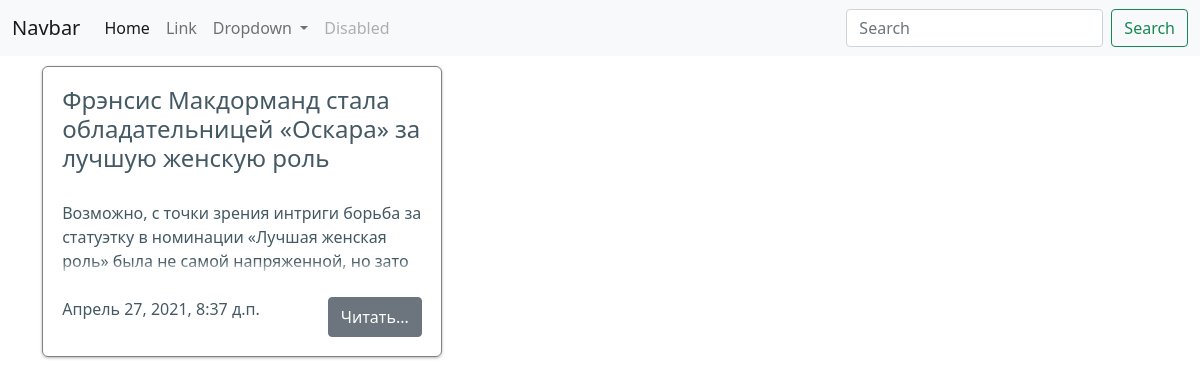
Before: / with the older database file.
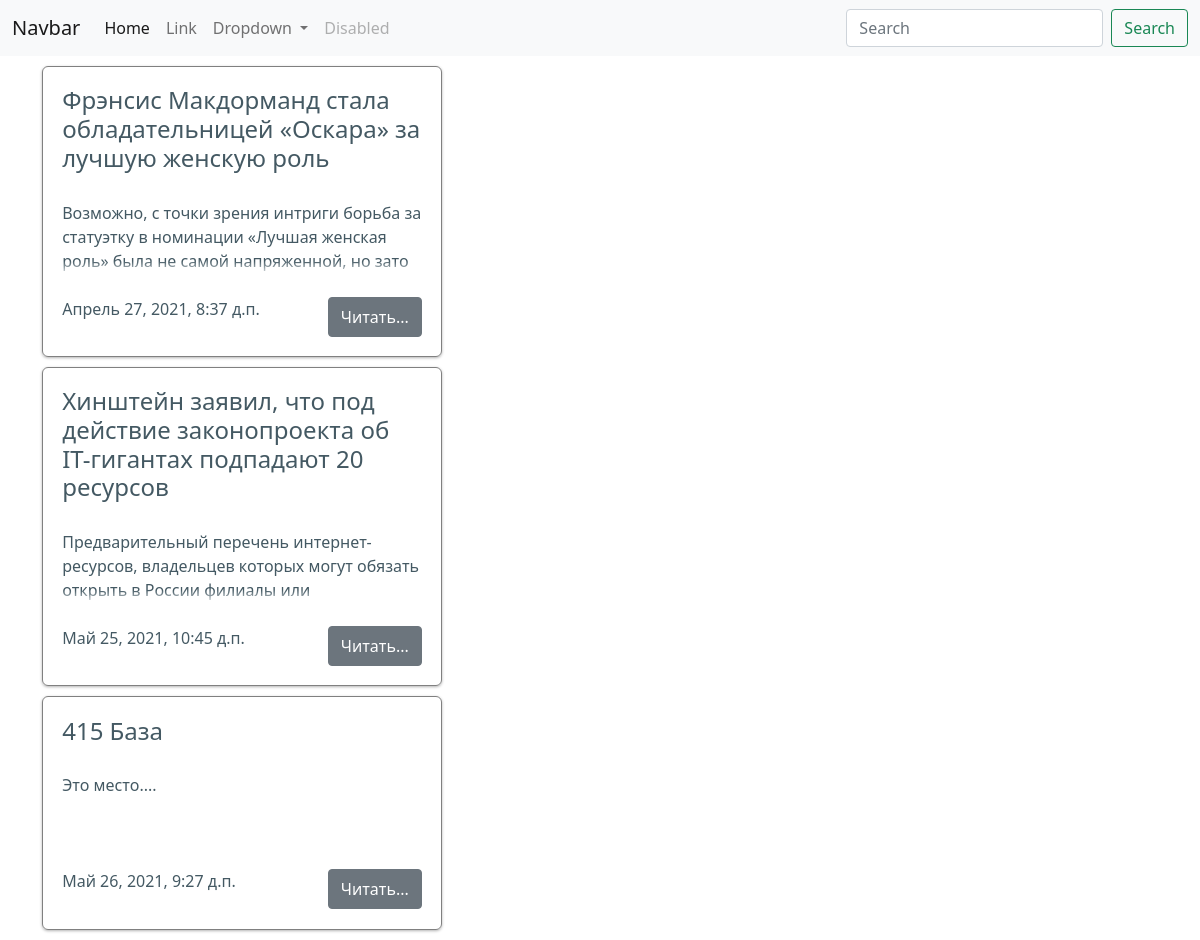
After: the same page with the newer database file.
### news/models.py (models this page shows, shortened)
class News(models.Model):
    title = models.CharField('Заголовок', max_length=150)
    content = models.TextField('Текст', max_length=10000)
    date = models.DateTimeField('Дата публикации', auto_now_add=True)

### landing/views.py (the view)
# urls.py: path('', LandingView.as_view(), name='index'),
class LandingView(TemplateView):
    template_name = "landing/landing.html"
    def get_context_data(self, **kwargs):
        context = super().get_context_data(**kwargs)
        context['news'] = News.objects.all()[:5] # забираем последние 5 новостей
        return context

### templates/landing/landing.html
{% extends 'base/base.html' %}
{% block content %}
{% for n in news %}
       <div class="panel">
               <h4>{{ n.title }}</h4>
               <p class="small-h">{{ n.content }} </p>
               <div class="d-flex justify-content-between">
                    <p>{{ n.date }} </p>
                    <button type="button" class="btn btn-secondary">Читать...</button>
               </div>
        </div>
{% endfor %}
{% endblock content %}

### templates/base/base.html (shortened to what this page needs)
{% load static %}
<!doctype html>
<html lang="en">
  <head>
    <link href="{% static 'css/style.css' %}" rel="stylesheet">
    <link href="https://cdn.jsdelivr.net/npm/bootstrap@5.0.0-beta3/dist/css/bootstrap.min.css" rel="stylesheet">
  </head>
  <body>
        {% include 'base/navbar.html' %}
        <div class="container">
         {% block content %}
         {% endblock content %}
        </div>
  </body>
</html>

### templates/base/navbar.html (shortened to what this page needs)
<nav class="navbar navbar-expand-lg navbar-light bg-light">
    <div class="container-fluid">
      <a class="navbar-brand" href="#">Navbar</a>
      <div class="collapse navbar-collapse" id="navbarSupportedContent">
        <ul class="navbar-nav me-auto mb-2 mb-lg-0">
          <li class="nav-item">
            <a class="nav-link active" aria-current="page" href="#">Home</a>
          </li>
          <li class="nav-item">
            <a class="nav-link" href="#">Link</a>
          </li>
          <li class="nav-item dropdown">
            <a class="nav-link dropdown-toggle" href="#" id="navbarDropdown" role="button" data-bs-toggle="dropdown" aria-expanded="false">
              Dropdown
            </a>
          </li>
          <li class="nav-item">
            <a class="nav-link disabled" href="#" tabindex="-1" aria-disabled="true">Disabled</a>
          </li>
        </ul>
        <form class="d-flex">
          <input class="form-control me-2" type="search" placeholder="Search" aria-label="Search">
          <button class="btn btn-outline-success" type="submit">Search</button>
        </form>
      </div>
    </div>
  </nav>

### static/css/style.css (style rules this page uses)
.panel { border: 1px solid grey; width: 400px; border-radius: 6px; box-shadow: 0 1px 3px rgba(0,0,0,0.3); padding: 1.2rem; color: #445963; margin-top:10px; margin-bottom: 10px; }
.small-h { height: 100px; overflow: hidden; }
.small-h:before { content:""; display:block; height:20px; position:relative; top:80px; background-image:linear-gradient(to bottom, rgba(255, 255, 255, 0), #fff 75%); }

Changed rows visible on the page:
added News: title "Хинштейн заявил, что под действие законопроекта об IT-гигантах подпадают 20 ресурсов", content "Предварительный перечень интернет-ресурсов, владельцев которых могут обязать открыть в России филиалы или…", date "Май 25, 2021, 10:45 д.п."
added News: title "415 База", content "Это место....", date "Май 26, 2021, 9:27 д.п."
